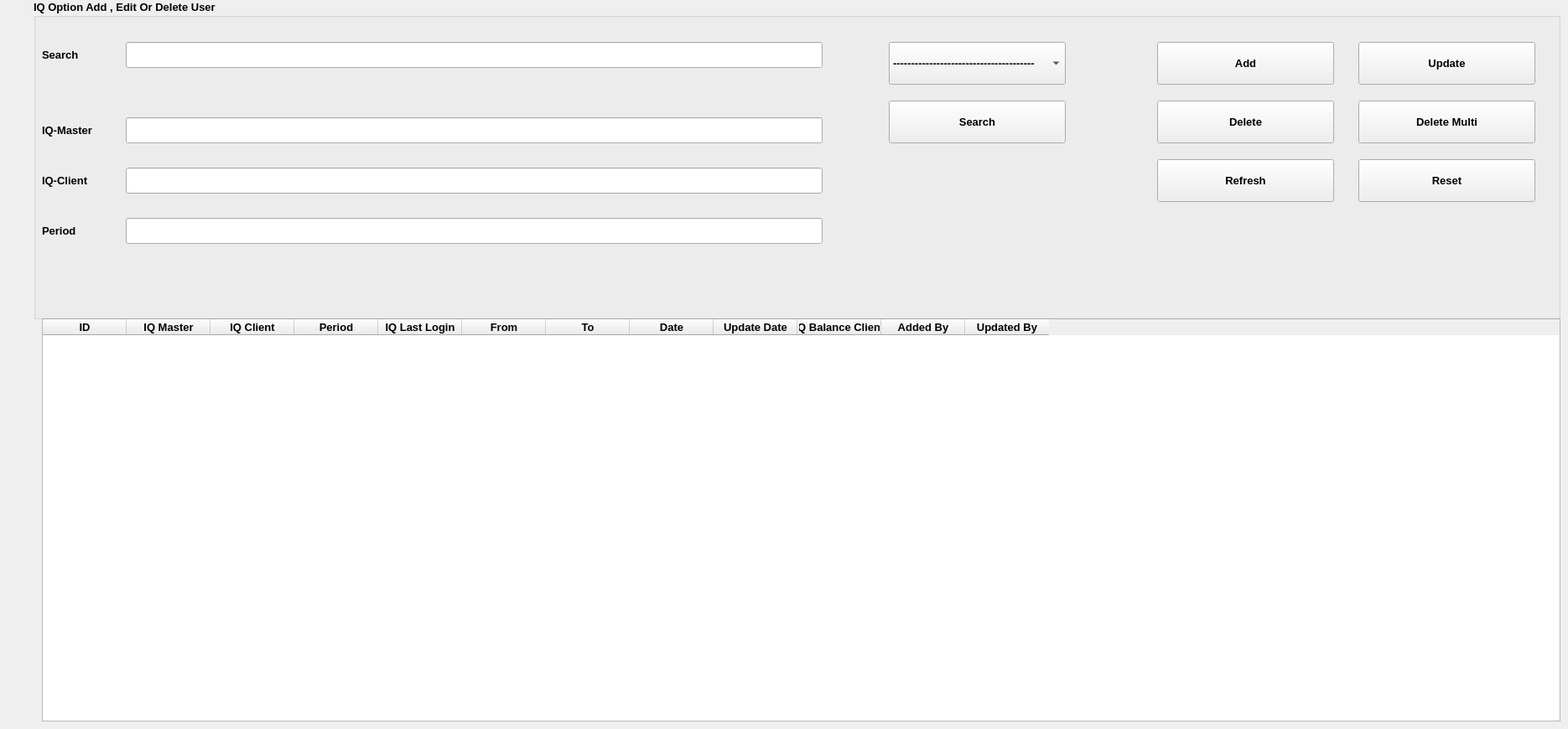
    <widget class="QWidget" name="tab_7">
     <attribute name="title">
      <string>Binomo</string>
     </attribute>
     <widget class="QTableWidget" name="tableWidget_39">
      <property name="geometry">
       <rect>
        <x>50</x>
        <y>380</y>
        <width>1811</width>
        <height>481</height>
       </rect>
      </property>
      <property name="font">
       <font>
        <pointsize>10</pointsize>
        <weight>75</weight>
        <bold>true</bold>
       </font>
      </property>
      <column>
       <property name="text">
        <string>ID</string>
       </property>
      </column>
      <column>
       <property name="text">
        <string>IQ Master</string>
       </property>
      </column>
      <column>
       <property name="text">
        <string>IQ Client</string>
       </property>
      </column>
      <column>
       <property name="text">
        <string>Period</string>
       </property>
      </column>
      <column>
       <property name="text">
        <string>IQ Last Login</string>
       </property>
      </column>
      <column>
       <property name="text">
        <string>From</string>
       </property>
      </column>
      <column>
       <property name="text">
        <string>To</string>
       </property>
      </column>
      <column>
       <property name="text">
        <string>Date</string>
       </property>
      </column>
      <column>
       <property name="text">
        <string>Update Date</string>
       </property>
      </column>
      <column>
       <property name="text">
        <string>IQ Balance Client</string>
       </property>
      </column>
      <column>
       <property name="text">
        <string>Added By</string>
       </property>
      </column>
      <column>
       <property name="text">
        <string>Updated By</string>
       </property>
      </column>
     </widget>
     <widget class="QGroupBox" name="groupBox_41">
      <property name="geometry">
       <rect>
        <x>40</x>
        <y>0</y>
        <width>1821</width>
        <height>381</height>
       </rect>
      </property>
      <property name="font">
       <font>
        <family>Segoe UI</family>
        <pointsize>10</pointsize>
        <weight>75</weight>
        <bold>true</bold>
       </font>
      </property>
      <property name="title">
       <string>IQ Option Add , Edit Or Delete User</string>
      </property>
      <property name="flat">
       <bool>false</bool>
      </property>
      <widget class="QLineEdit" name="lineEdit_114">
       <property name="geometry">
        <rect>
         <x>110</x>
         <y>140</y>
         <width>831</width>
         <height>31</height>
        </rect>
       </property>
       <property name="font">
        <font>
         <family>Segoe UI</family>
         <pointsize>10</pointsize>
        </font>
       </property>
      </widget>
      <widget class="QLabel" name="label_235">
       <property name="geometry">
        <rect>
         <x>10</x>
         <y>140</y>
         <width>81</width>
         <height>31</height>
        </rect>
       </property>
       <property name="font">
        <font>
         <family>Segoe UI</family>
         <pointsize>10</pointsize>
        </font>
       </property>
       <property name="text">
        <string>IQ-Master</string>
       </property>
      </widget>
      <widget class="QLabel" name="label_236">
       <property name="geometry">
        <rect>
         <x>10</x>
         <y>200</y>
         <width>81</width>
         <height>31</height>
        </rect>
       </property>
       <property name="font">
        <font>
         <family>Segoe UI</family>
         <pointsize>10</pointsize>
        </font>
       </property>
       <property name="text">
        <string>IQ-Client</string>
       </property>
      </widget>
      <widget class="QLineEdit" name="lineEdit_115">
       <property name="geometry">
        <rect>
         <x>110</x>
         <y>200</y>
         <width>831</width>
         <height>31</height>
        </rect>
       </property>
       <property name="font">
        <font>
         <family>Segoe UI</family>
         <pointsize>10</pointsize>
        </font>
       </property>
      </widget>
      <widget class="QLineEdit" name="lineEdit_116">
       <property name="geometry">
        <rect>
         <x>110</x>
         <y>50</y>
         <width>831</width>
         <height>31</height>
        </rect>
       </property>
       <property name="font">
        <font>
         <family>Segoe UI</family>
         <pointsize>10</pointsize>
        </font>
       </property>
      </widget>
      <widget class="QLabel" name="label_237">
       <property name="geometry">
        <rect>
         <x>10</x>
         <y>50</y>
         <width>51</width>
         <height>31</height>
        </rect>
       </property>
       <property name="font">
        <font>
         <family>Segoe UI</family>
         <pointsize>10</pointsize>
        </font>
       </property>
       <property name="text">
        <string>Search</string>
       </property>
      </widget>
      <widget class="QLineEdit" name="lineEdit_117">
       <property name="geometry">
        <rect>
         <x>110</x>
         <y>260</y>
         <width>831</width>
         <height>31</height>
        </rect>
       </property>
       <property name="font">
        <font>
         <family>Segoe UI</family>
         <pointsize>10</pointsize>
        </font>
       </property>
      </widget>
      <widget class="QLabel" name="label_238">
       <property name="geometry">
        <rect>
         <x>10</x>
         <y>260</y>
         <width>51</width>
         <height>31</height>
        </rect>
       </property>
       <property name="font">
        <font>
         <family>Segoe UI</family>
         <pointsize>10</pointsize>
        </font>
       </property>
       <property name="text">
        <string>Period</string>
       </property>
      </widget>
      <widget class="QPushButton" name="Refresh_Button_19">
       <property name="geometry">
        <rect>
         <x>1340</x>
         <y>190</y>
         <width>211</width>
         <height>51</height>
        </rect>
       </property>
       <property name="font">
        <font>
         <family>Segoe UI</family>
         <pointsize>10</pointsize>
         <weight>75</weight>
         <bold>true</bold>
        </font>
       </property>
       <property name="text">
        <string>Refresh</string>
       </property>
       <property name="icon">
        <iconset resource="resource.qrc">
         <normaloff>:/ico/refresh.png</normaloff>:/ico/refresh.png</iconset>
       </property>
       <property name="iconSize">
        <size>
         <width>35</width>
         <height>35</height>
        </size>
       </property>
      </widget>
      <widget class="QPushButton" name="Delete_Multi_Button_19">
       <property name="geometry">
        <rect>
         <x>1580</x>
         <y>120</y>
         <width>211</width>
         <height>51</height>
        </rect>
       </property>
       <property name="font">
        <font>
         <family>Segoe UI</family>
         <pointsize>10</pointsize>
         <weight>75</weight>
         <bold>true</bold>
        </font>
       </property>
       <property name="text">
        <string>Delete Multi</string>
       </property>
       <property name="icon">
        <iconset resource="resource.qrc">
         <normaloff>:/ico/remove-user.png</normaloff>:/ico/remove-user.png</iconset>
       </property>
       <property name="iconSize">
        <size>
         <width>40</width>
         <height>40</height>
        </size>
       </property>
      </widget>
      <widget class="QPushButton" name="Search_Button_19">
       <property name="geometry">
        <rect>
         <x>1020</x>
         <y>120</y>
         <width>211</width>
         <height>51</height>
        </rect>
       </property>
       <property name="font">
        <font>
         <family>Segoe UI</family>
         <pointsize>10</pointsize>
         <weight>75</weight>
         <bold>true</bold>
        </font>
       </property>
       <property name="text">
        <string>Search</string>
       </property>
       <property name="icon">
        <iconset resource="resource.qrc">
         <normaloff>:/ico/search-user.png</normaloff>:/ico/search-user.png</iconset>
       </property>
       <property name="iconSize">
        <size>
         <width>35</width>
         <height>35</height>
        </size>
       </property>
      </widget>
      <widget class="QComboBox" name="Search_ComboBox_19">
       <property name="geometry">
        <rect>
         <x>1020</x>
         <y>50</y>
         <width>211</width>
         <height>51</height>
        </rect>
       </property>
       <property name="font">
        <font>
         <family>Segoe UI</family>
         <pointsize>10</pointsize>
         <weight>75</weight>
         <bold>true</bold>
        </font>
       </property>
       <item>
        <property name="text">
         <string>---------------------------------------</string>
        </property>
       </item>
       <item>
        <property name="text">
         <string>ID</string>
        </property>
       </item>
       <item>
        <property name="text">
         <string>Master &amp; Slave</string>
        </property>
       </item>
       <item>
        <property name="text">
         <string>Master</string>
        </property>
       </item>
       <item>
        <property name="text">
         <string>Slave</string>
        </property>
       </item>
      </widget>
      <widget class="QPushButton" name="Rest_Button_19">
       <property name="geometry">
        <rect>
         <x>1580</x>
         <y>190</y>
         <width>211</width>
         <height>51</height>
        </rect>
       </property>
       <property name="font">
        <font>
         <family>Segoe UI</family>
         <pointsize>10</pointsize>
         <weight>75</weight>
         <bold>true</bold>
        </font>
       </property>
       <property name="text">
        <string>Reset</string>
       </property>
       <property name="icon">
        <iconset resource="resource.qrc">
         <normaloff>:/ico/reset.png</normaloff>:/ico/reset.png</iconset>
       </property>
       <property name="iconSize">
        <size>
         <width>35</width>
         <height>35</height>
        </size>
       </property>
      </widget>
      <widget class="QPushButton" name="Update_Button_19">
       <property name="geometry">
        <rect>
         <x>1580</x>
         <y>50</y>
         <width>211</width>
         <height>51</height>
        </rect>
       </property>
       <property name="font">
        <font>
         <family>Segoe UI</family>
         <pointsize>10</pointsize>
         <weight>75</weight>
         <bold>true</bold>
        </font>
       </property>
       <property name="text">
        <string>Update</string>
       </property>
       <property name="icon">
        <iconset resource="resource.qrc">
         <normaloff>:/ico/user_edit.png</normaloff>:/ico/user_edit.png</iconset>
       </property>
       <property name="iconSize">
        <size>
         <width>40</width>
         <height>40</height>
        </size>
       </property>
      </widget>
      <widget class="QPushButton" name="Delete_Button_19">
       <property name="geometry">
        <rect>
         <x>1340</x>
         <y>120</y>
         <width>211</width>
         <height>51</height>
        </rect>
       </property>
       <property name="font">
        <font>
         <family>Segoe UI</family>
         <pointsize>10</pointsize>
         <weight>75</weight>
         <bold>true</bold>
        </font>
       </property>
       <property name="text">
        <string>Delete</string>
       </property>
       <property name="icon">
        <iconset resource="resource.qrc">
         <normaloff>:/ico/remove-user.png</normaloff>:/ico/remove-user.png</iconset>
       </property>
       <property name="iconSize">
        <size>
         <width>40</width>
         <height>40</height>
        </size>
       </property>
      </widget>
      <widget class="QPushButton" name="Add_Button_19">
       <property name="geometry">
        <rect>
         <x>1340</x>
         <y>50</y>
         <width>211</width>
         <height>51</height>
        </rect>
       </property>
       <property name="font">
        <font>
         <family>Segoe UI</family>
         <pointsize>10</pointsize>
         <weight>75</weight>
         <bold>true</bold>
        </font>
       </property>
       <property name="text">
        <string>Add</string>
       </property>
       <property name="icon">
        <iconset resource="resource.qrc">
         <normaloff>:/ico/images-removebg-preview.png</normaloff>:/ico/images-removebg-preview.png</iconset>
       </property>
       <property name="iconSize">
        <size>
         <width>40</width>
         <height>40</height>
        </size>
       </property>
      </widget>
     </widget>
    </widget>
